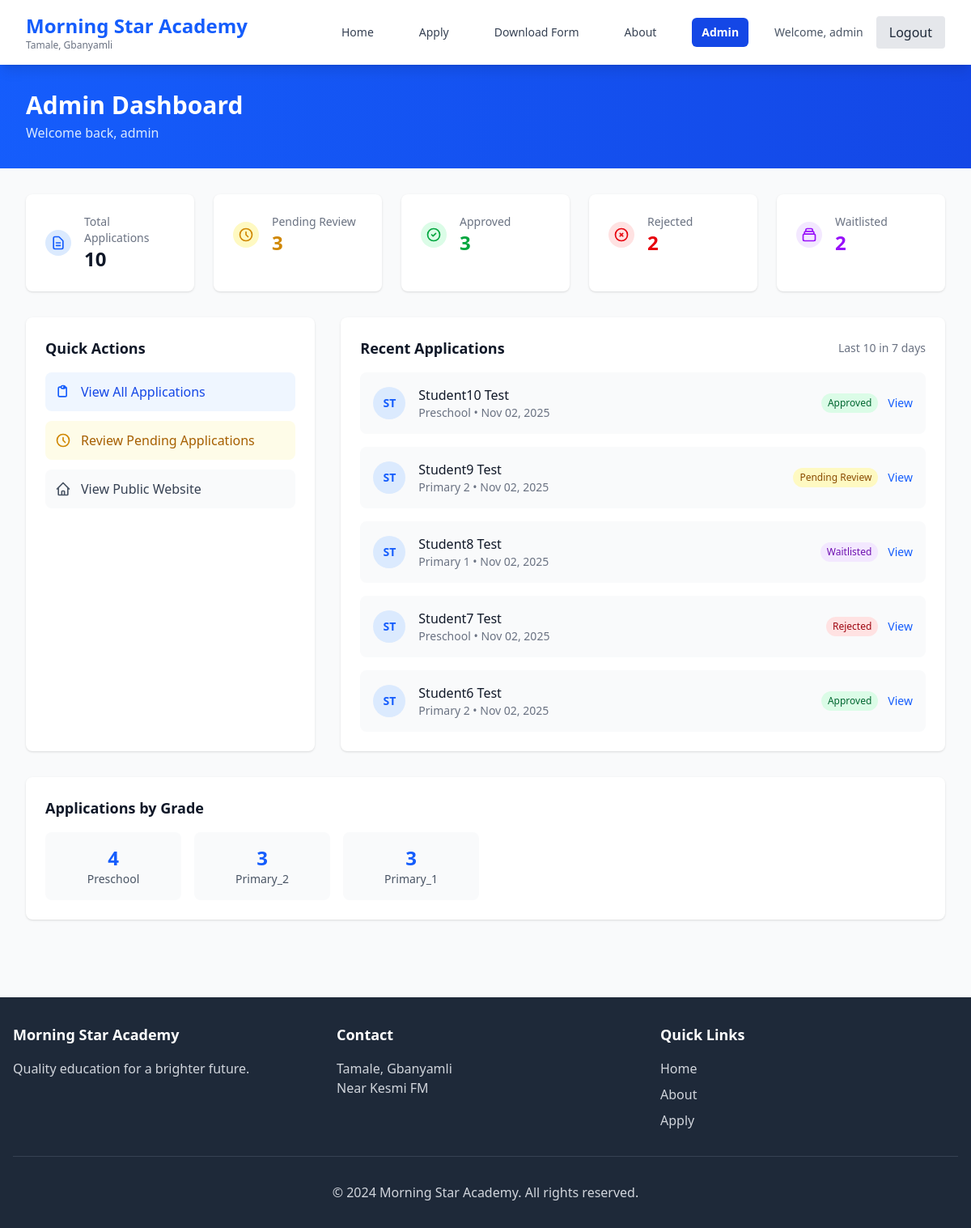
The page /admin-portal/ (signed in) on the database as committed earlier.
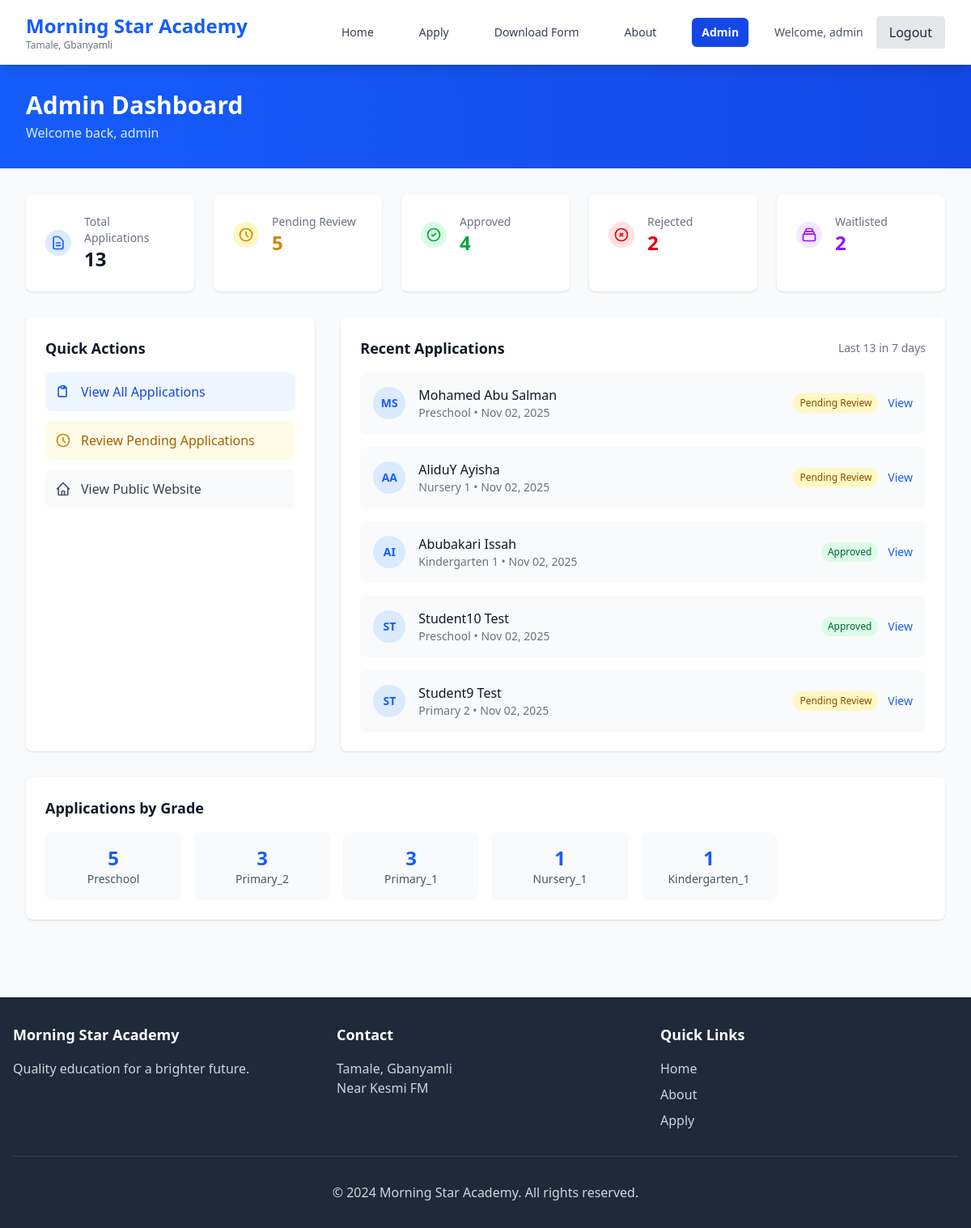
The same page on the database as committed later.
### applications/models.py (models this page shows, shortened)
class Application(models.Model):
    STATUS_CHOICES = [
        ('pending', 'Pending Review'),
        ('approved', 'Approved'),
        ('rejected', 'Rejected'),
        ('waitlist', 'Waitlisted'),
    ]
    GENDER_CHOICES = [
        ('M', 'Male'),
        ('F', 'Female'),
    ]
    GRADE_CHOICES = [
        ('preschool', 'Preschool'),
        ('nursery_1', 'Nursery 1'),
        ('nursery_2', 'Nursery 2'),
        ('kindergarten_1', 'Kindergarten 1'),
        ('kindergarten_2', 'Kindergarten 2'),
        ('primary_1', 'Primary 1'),
        ('primary_2', 'Primary 2'),
        ('primary_3', 'Primary 3'),
        ('primary_4', 'Primary 4'),
        ('primary_5', 'Primary 5'),
        ('primary_6', 'Primary 6'),
        ('jhs_1', 'JHS 1'),
        ('jhs_2', 'JHS 2'),
        ('jhs_3', 'JHS 3'),
    ]
    RELATIONSHIP_CHOICES = [
        ('father', 'Father'),
        ('mother', 'Mother'),
        ('guardian', 'Guardian'),
        ('grandparent', 'Grandparent'),
        ('uncle', 'Uncle'),
        ('aunt', 'Aunt'),
        ('other', 'Other'),
    ]
    reference_number = models.CharField(max_length=20, unique=True, blank=True)
    created_at = models.DateTimeField(auto_now_add=True)
    updated_at = models.DateTimeField(auto_now=True)
    status = models.CharField(max_length=20, choices=STATUS_CHOICES, default='pending')
    student_first_name = models.CharField(max_length=100, verbose_name="Student's First Name")
    student_last_name = models.CharField(max_length=100, verbose_name="Student's Last Name")
    student_date_of_birth = models.DateField(verbose_name="Student's Date of Birth")
    student_gender = models.CharField(max_length=10, choices=GENDER_CHOICES, verbose_name="Student's Gender")
    student_place_of_birth = models.CharField(max_length=200, verbose_name="Student's Place of Birth")
    previous_school = models.CharField(max_length=200, blank=True, verbose_name="Previous School (if any)")
    grade_applying_for = models.CharField(max_length=50, choices=GRADE_CHOICES, verbose_name="Grade Applying For")
    guardian_first_name = models.CharField(max_length=100, verbose_name="Guardian's First Name")
    guardian_last_name = models.CharField(max_length=100, verbose_name="Guardian's Last Name")
    guardian_relationship = models.CharField(max_length=50, choices=RELATIONSHIP_CHOICES, verbose_name="Relationship to Student")
    guardian_phone = models.CharField(max_length=20, verbose_name="Guardian's Phone Number")
    guardian_email = models.EmailField(verbose_name="Guardian's Email Address")
    guardian_address = models.TextField(verbose_name="Guardian's Address")
    guardian_occupation = models.CharField(max_length=100, verbose_name="Guardian's Occupation")
    emergency_contact_name = models.CharField(max_length=100, verbose_name="Emergency Contact Name")
    emergency_contact_phone = models.CharField(max_length=20, verbose_name="Emergency Contact Phone")
    emergency_contact_relationship = models.CharField(max_length=50, verbose_name="Emergency Contact Relationship")
    medical_conditions = models.TextField(blank=True, verbose_name="Medical Conditions/Allergies (if any)")
    special_requirements = models.TextField(blank=True, verbose_name="Special Educational Requirements (if any)")
    additional_notes = models.TextField(blank=True, verbose_name="Additional Notes")
    class Meta:
        ordering = ['-created_at']
        verbose_name = "Application"
        verbose_name_plural = "Applications"
    @property
    def student_full_name(self):
        return f"{self.student_first_name} {self.student_last_name}"

### administration/views.py (the view)
# urls.py: path('', views.DashboardView.as_view(), name='dashboard'),
class DashboardView(StaffRequiredMixin, TemplateView):
    template_name = 'administration/dashboard.html'
    def get_context_data(self, **kwargs):
        context = super().get_context_data(**kwargs)
        total_applications = Application.objects.count()
        pending_applications = Application.objects.filter(status='pending').count()
        approved_applications = Application.objects.filter(status='approved').count()
        rejected_applications = Application.objects.filter(status='rejected').count()
        waitlist_applications = Application.objects.filter(status='waitlist').count()
        week_ago = timezone.now() - timedelta(days=7)
        recent_applications = Application.objects.filter(created_at__gte=week_ago).count()
        grade_stats = Application.objects.values('grade_applying_for').annotate(
            count=Count('id')
        ).order_by('-count')
        latest_applications = Application.objects.select_related().order_by('-created_at')[:5]
        context.update({
            'total_applications': total_applications,
            'pending_applications': pending_applications,
            'approved_applications': approved_applications,
            'rejected_applications': rejected_applications,
            'waitlist_applications': waitlist_applications,
            'recent_applications': recent_applications,
            'grade_stats': grade_stats,
            'latest_applications': latest_applications,
        })
        return context

### administration/views.py (called while the page is built)
    def test_func(self):
        return self.request.user.is_staff

### templates/administration/dashboard.html (shortened to what the changed rows need)
{% extends 'base.html' %}
{% block content %}
<section class="bg-gradient-to-r from-blue-600 to-blue-700 py-8">
    <div class="max-w-7xl mx-auto px-4 sm:px-6 lg:px-8">
        <div class="flex items-center justify-between">
            <div>
                <h1 class="text-3xl font-bold text-white">Admin Dashboard</h1>
            </div>
        </div>
    </div>
</section>
<section class="py-8 bg-gray-50">
    <div class="max-w-7xl mx-auto px-4 sm:px-6 lg:px-8">
        <div class="grid grid-cols-1 md:grid-cols-2 lg:grid-cols-5 gap-6 mb-8">
            <div class="bg-white rounded-lg shadow p-6">
                <div class="flex items-center">
                    <div class="ml-4">
                        <p class="text-sm font-medium text-gray-500">Total Applications</p>
                        <p class="text-2xl font-bold text-gray-900">{{ total_applications }}</p>
                    </div>
                </div>
            </div>
            <div class="bg-white rounded-lg shadow p-6">
                <div class="flex items-center">
                    <div class="ml-4">
                        <p class="text-sm font-medium text-gray-500">Pending Review</p>
                        <p class="text-2xl font-bold text-yellow-600">{{ pending_applications }}</p>
                    </div>
                </div>
            </div>
            <div class="bg-white rounded-lg shadow p-6">
                <div class="flex items-center">
                    <div class="ml-4">
                        <p class="text-sm font-medium text-gray-500">Approved</p>
                        <p class="text-2xl font-bold text-green-600">{{ approved_applications }}</p>
                    </div>
                </div>
            </div>
        </div>
        <div class="grid grid-cols-1 lg:grid-cols-3 gap-8">
            <div class="lg:col-span-2 bg-white rounded-lg shadow p-6">
                <div class="flex items-center justify-between mb-4">
                    <h3 class="text-lg font-semibold text-gray-900">Recent Applications</h3>
                    <span class="text-sm text-gray-500">Last {{ recent_applications }} in 7 days</span>
                </div>
                {% if latest_applications %}
                <div class="space-y-4">
                    {% for application in latest_applications %}
                    <div class="flex items-center justify-between p-4 bg-gray-50 rounded-lg">
                        <div class="flex items-center">
                            <div class="w-10 h-10 bg-blue-100 rounded-full flex items-center justify-center mr-4">
                                <span class="text-blue-600 font-semibold text-sm">
                                    {{ application.student_first_name|first }}{{ application.student_last_name|first }}
                                </span>
                            </div>
                            <div>
                                <p class="font-medium text-gray-900">{{ application.student_full_name }}</p>
                                <p class="text-sm text-gray-500">
                                    {{ application.get_grade_applying_for_display }} •
                                    {{ application.created_at|date:"M d, Y" }}
                                </p>
                            </div>
                        </div>
                        <div class="flex items-center space-x-3">
                            <span class="px-2 py-1 text-xs font-medium rounded-full
                                        {% if application.status == 'pending' %}bg-yellow-100 text-yellow-800
                                        {% elif application.status == 'approved' %}bg-green-100 text-green-800
                                        {% elif application.status == 'rejected' %}bg-red-100 text-red-800
                                        {% elif application.status == 'waitlist' %}bg-purple-100 text-purple-800
                                        {% endif %}">
                                {{ application.get_status_display }}
                            </span>
                            <a href="{% url 'administration:application_detail' application.pk %}"
                                class="text-blue-600 hover:text-blue-800 text-sm font-medium">
                                View
                            </a>
                        </div>
                    </div>
                    {% endfor %}
                </div>
                {% endif %}
            </div>
        </div>
        {% if grade_stats %}
        <div class="mt-8 bg-white rounded-lg shadow p-6">
            <div class="grid grid-cols-2 md:grid-cols-4 lg:grid-cols-6 gap-4">
                {% for grade in grade_stats %}
                <div class="text-center p-4 bg-gray-50 rounded-lg">
                    <p class="text-2xl font-bold text-blue-600">{{ grade.count }}</p>
                    <p class="text-sm text-gray-600">{{ grade.grade_applying_for|title }}</p>
                </div>
                {% endfor %}
            </div>
        </div>
        {% endif %}
    </div>
</section>
{% endblock %}

Rows that differ between the two databases and show on the page:
no longer on this page (row unchanged): Application: student_first_name|first "S", student_last_name|first "T", student_full_name "Student8 Test", grade_applying_for "Primary 1", created_at "Nov 02, 2025", status "Waitlisted"
no longer on this page (row unchanged): Application: student_first_name|first "S", student_last_name|first "T", student_full_name "Student7 Test", grade_applying_for "Preschool", created_at "Nov 02, 2025", status "Rejected"
no longer on this page (row unchanged): Application: student_first_name|first "S", student_last_name|first "T", student_full_name "Student6 Test", grade_applying_for "Primary 2", created_at "Nov 02, 2025", status "Approved"
added Application: student_first_name|first "M", student_last_name|first "S", student_full_name "Mohamed Abu Salman", grade_applying_for "Preschool", created_at "Nov 02, 2025", status "Pending Review"
added Application: student_first_name|first "A", student_last_name|first "A", student_full_name "AliduY Ayisha", grade_applying_for "Nursery 1", created_at "Nov 02, 2025", status "Pending Review"
added Application: student_first_name|first "A", student_last_name|first "I", student_full_name "Abubakari Issah", grade_applying_for "Kindergarten 1", created_at "Nov 02, 2025", status "Approved"
Other text that changed with them:
{{ total_applications }}: "10" → "13"
{{ pending_applications }}: "3" → "5"
{{ approved_applications }}: "3" → "4"
{{ recent_applications }}: "10" → "13"
new list line: "5 Preschool"
new list line: "1 Nursery_1"
new list line: "1 Kindergarten_1"
list line gone: "4 Preschool"
